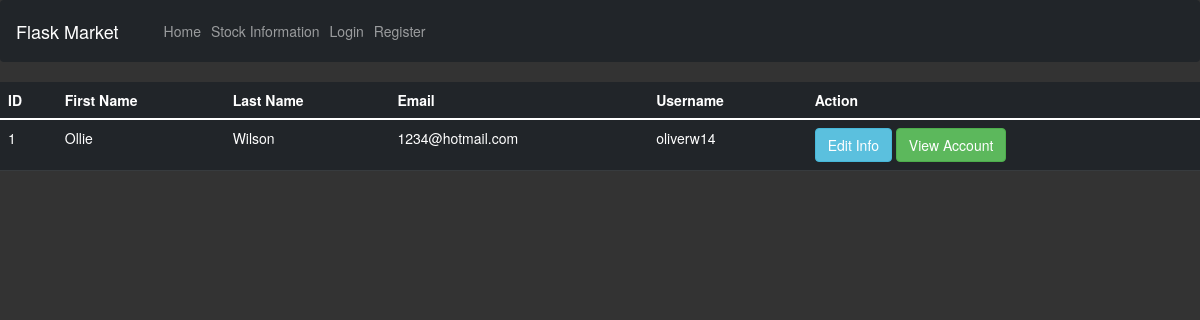
/admin, run on an earlier commit of the app's database.
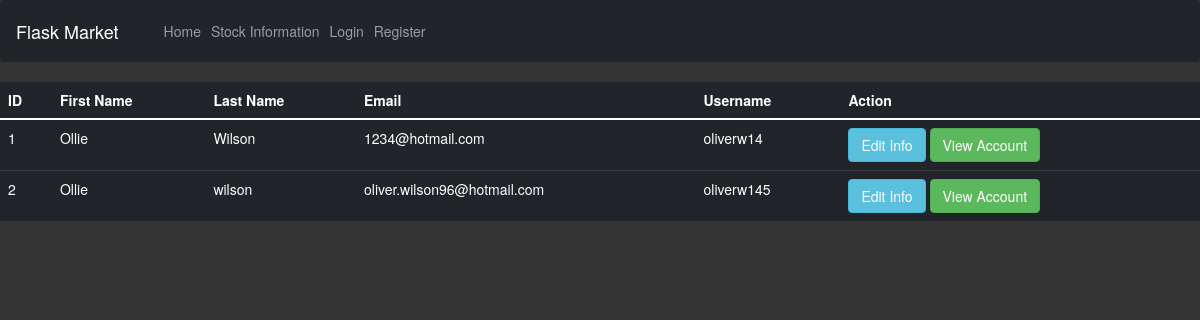
And on a later commit of the database.
### FinKit/models.py (models this page shows)
class User(db.Model):
    id = db.Column(db.Integer(), primary_key=True)
    Username = db.Column(db.String(length=30), nullable=False, unique=True)
    FirstName = db.Column(db.String(length=30), nullable=False)
    LastName = db.Column(db.String(length=30), nullable=False)
    Email = db.Column(db.String(length=50), nullable=False, unique=True)
    Password_hash = db.Column(db.String(60), nullable=False)

### FinKit/routes.py (the view)
@app.route('/admin')
def admin_page():
    users = User.query.all()
    return render_template('accountInfo.html', Users=users )

### FinKit/templates/accountInfo.html (shortened to what this page needs)
{% extends 'base.html' %}
{% block content %}
      <table class="table table-hover table-dark">
        <thead>
            <tr>
                <th scope="col">ID</th>
                <th scope="col">First Name</th>
                <th scope="col">Last Name</th>
                <th scope="col">Email</th>
                <th scope="col">Username</th>
                <th scope="col">Action</th>
            </tr>
        </thead>
        <tbody>
            {% for user in Users %}
                <tr>
                    <td>{{ user.id }}</td>
                    <td>{{ user.FirstName }}</td>
                    <td>{{ user.LastName }}</td>
                    <td>{{ user.Email }}</td>
                    <td>{{ user.Username }}</td>
                    <td>
                        <button class="btn btn-outline btn-info">Edit Info</button>
                        <button class="btn btn-outline btn-success">View Account</button>
                    </td>
                </tr>
            {% endfor %}
        </tbody>
    </table>
{% endblock %}

### FinKit/templates/base.html (shortened to what this page needs)
<!doctype html>
<html lang="en">
  <head>
    <link href="https://cdn.jsdelivr.net/npm/bootstrap@5.0.2/dist/css/bootstrap.min.css" rel="stylesheet">
  </head>
  <body>
    <nav class="navbar navbar-expand-md navbar-dark bg-dark">
      <a class="navbar-brand" href="#">Flask Market</a>
      <div class="collapse navbar-collapse" id="navbarNav">
        <ul class="navbar-nav mr-auto">
            <li class="nav-item active">
                <a class="nav-link" href="{{ url_for('home_page') }}">Home <span class="sr-only">(current)</span></a>
            </li>
            <li class="nav-item">
                <a class="nav-link" href="{{ url_for('stock_page') }}">Stock Information</a>
            </li>
        </ul>
        <ul class="navbar-nav">
            <li class="nav-item">
                <a class="nav-link" href="#">Login</a>
            </li>
            <li class="nav-item">
                <a class="nav-link" href="{{ url_for('register_page') }}">Register</a>
            </li>
        </ul>
      </div>
    </nav>
      {% block content %}
      {% endblock %}
    <link rel="stylesheet" href="https://maxcdn.bootstrapcdn.com/bootstrap/3.4.1/css/bootstrap.min.css">
  </body>
</html>

### FinKit/templates/base.html (style rules this page uses)
body { background-color: #333333; color: white; }

What changed in the data, as far as the page shows it:
added User: id "2", FirstName "Ollie", LastName "wilson", Email "oliver.wilson96@hotmail.com", Username "oliverw145"
